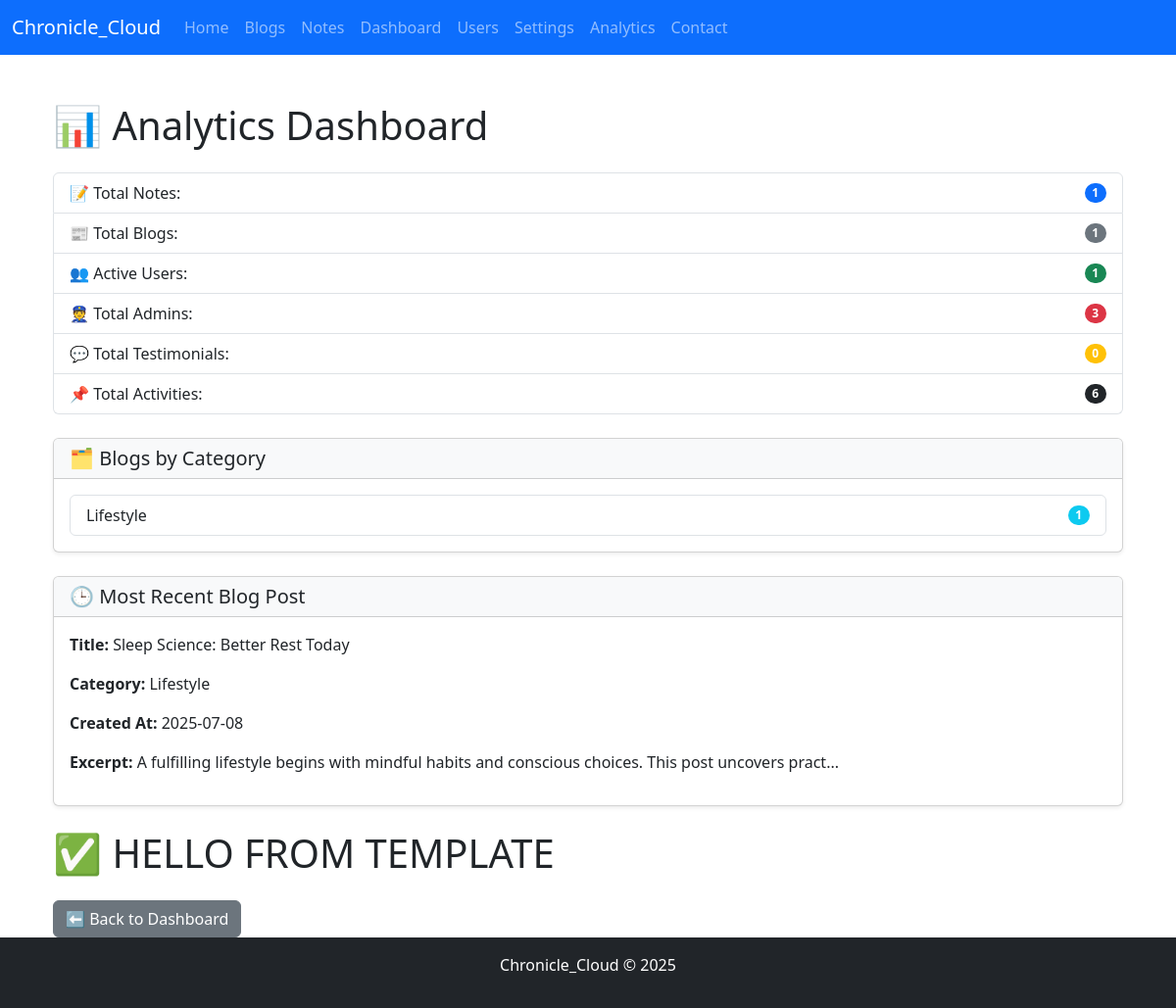
Page /admin/analytics (signed in) on the earlier database version.
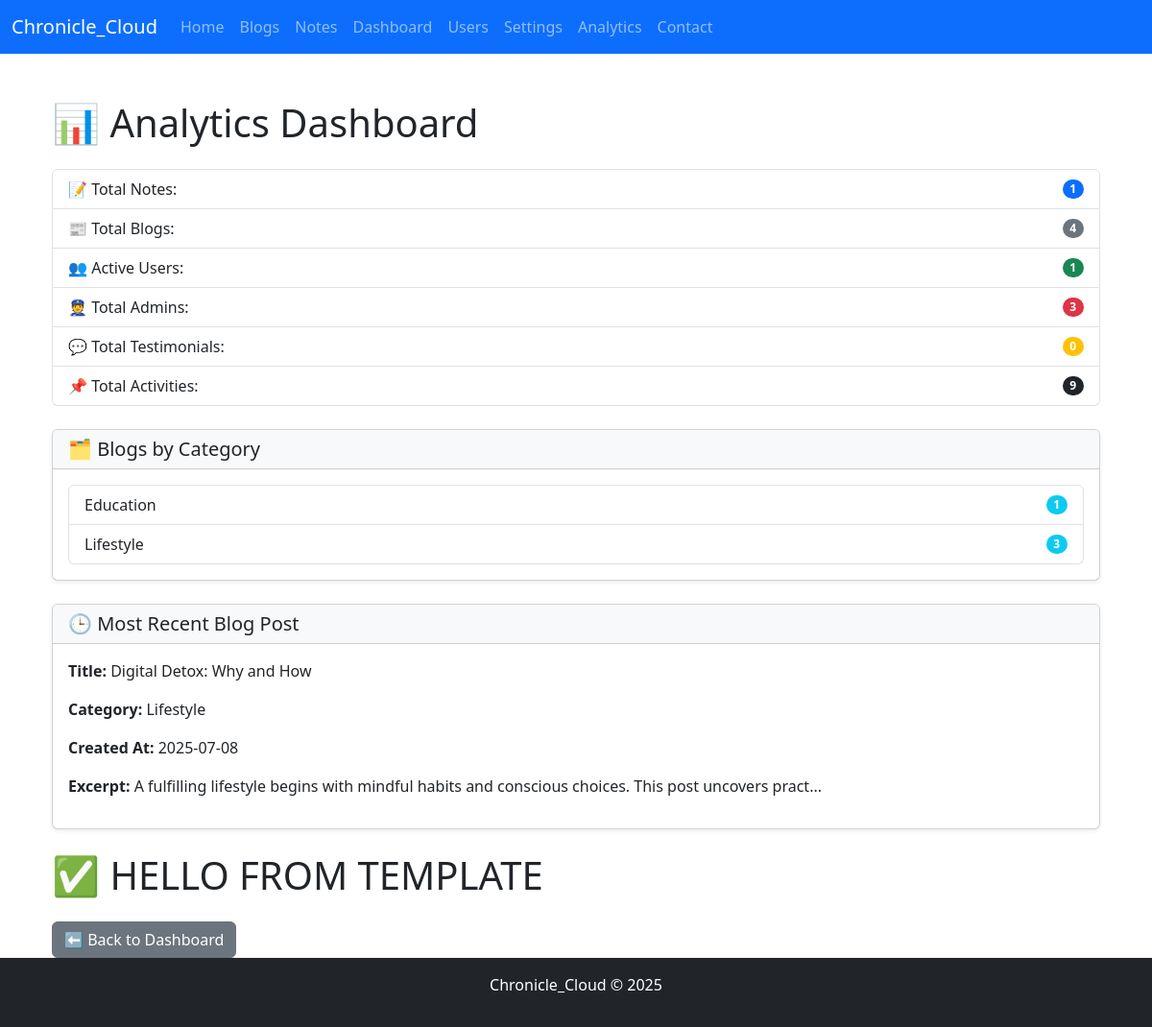
Same page on the later database version.
### app/models/blog.py (models this page shows, shortened)
class Blog(db.Model):
    __tablename__ = 'blogs'
    id = db.Column(db.Integer, primary_key=True)
    title = db.Column(db.String(100), nullable=False)
    category = db.Column(db.String(50))
    content = db.Column(db.Text, nullable=False)
    image_url = db.Column(db.String(255))
    user_id = db.Column(db.Integer, db.ForeignKey('users.id'), nullable=False)
    created_at = db.Column(db.DateTime, default=datetime.utcnow)
    due_date = db.Column(db.Date, nullable=True)
    image_filename = db.Column(db.String(255), nullable=True)
    notifications = db.relationship('Notification', back_populates='blog', cascade='all, delete', passive_deletes=True)  # ✅ Add this
    user = db.relationship('User', back_populates='blogs')  # ✅ Changed from 'author'

### app/routes/admin_routes.py (the view)
@admin_bp.route('/analytics')
@login_required
def analytics():
    if not current_user.is_admin():
        flash('Access denied.', 'danger')
        return redirect(url_for('admin.admin_login'))
    total_notes = Note.query.count()
    total_blogs = Blog.query.count()
    active_users = User.query.filter_by(role='user').count()
    total_admins = User.query.filter_by(role='admin').count()
    blogs_by_category = db.session.query(Blog.category, db.func.count(Blog.id)).group_by(Blog.category).all()
    notes_by_category = db.session.query(Note.category, db.func.count(Note.id)).group_by(Note.category).all()
    recent_blog = Blog.query.order_by(Blog.created_at.desc()).first()
    recent_note = Note.query.order_by(Note.created_at.desc()).first()
    testimonial_count = Testimonial.query.count()
    activity_count = Activity.query.count()
    return render_template('admin/analytics.html', data={
        "total_notes": total_notes,
        "total_blogs": total_blogs,
        "active_users": active_users,
        "total_admins": total_admins,
        "blogs_by_category": blogs_by_category,
        "notes_by_category": notes_by_category,
        "recent_blog": recent_blog,
        "recent_note": recent_note,
        "testimonial_count": testimonial_count,
        "activity_count": activity_count
    })

### app/__init__.py (called while the page is built)
@login_manager.user_loader
def load_user(user_id):
    from app.models.user import User
    return User.query.get(int(user_id))

### app/controllers/admin_controller.py (called while the page is built)
def get_settings():
    settings = Settings.query.first()
    if not settings:
        settings = Settings()
        db.session.add(settings)
        db.session.commit()
    return settings

### app/models/user.py (called while the page is built)
    def is_admin(self):
        return self.role == 'admin'

### app/templates/admin/analytics.html (shortened to what this page needs)
<!DOCTYPE html>
<html lang="en">
<head>
    <link rel="stylesheet" href="{{ url_for('static', filename='css/bootstrap.min.css') }}">
    <link rel="stylesheet" href="{{ url_for('static', filename='css/style.css') }}">
</head>
<body>
{% extends "layout.html" %}
{% block content %}
<div class="container mt-5">
    <h1 class="mb-4">📊 Analytics Dashboard</h1>
    <ul class="list-group mb-4">
        <li class="list-group-item d-flex justify-content-between align-items-center">
            📝 Total Notes:
            <span class="badge bg-primary rounded-pill">{{ data.total_notes }}</span>
        </li>
        <li class="list-group-item d-flex justify-content-between align-items-center">
            📰 Total Blogs:
            <span class="badge bg-secondary rounded-pill">{{ data.total_blogs }}</span>
        </li>
        <li class="list-group-item d-flex justify-content-between align-items-center">
            👥 Active Users:
            <span class="badge bg-success rounded-pill">{{ data.active_users }}</span>
        </li>
        <li class="list-group-item d-flex justify-content-between align-items-center">
            👮 Total Admins:
            <span class="badge bg-danger rounded-pill">{{ data.total_admins }}</span>
        </li>
      <li class="list-group-item d-flex justify-content-between align-items-center">
        💬 Total Testimonials:
        <span class="badge bg-warning rounded-pill">{{ data.testimonial_count }}</span>
    </li>
    <li class="list-group-item d-flex justify-content-between align-items-center">
        📌 Total Activities:
        <span class="badge bg-dark rounded-pill">{{ data.activity_count }}</span>
    </li>
    </ul>
    <div class="card mb-4 shadow-sm">
        <div class="card-header bg-light">
            <h5 class="mb-0">🗂️ Blogs by Category</h5>
        </div>
        <div class="card-body">
            {% if data.blogs_by_category %}
                <ul class="list-group">
                    {% for category, count in data.blogs_by_category %}
                        <li class="list-group-item d-flex justify-content-between align-items-center">
                            {{ category }}
                            <span class="badge bg-info rounded-pill">{{ count }}</span>
                        </li>
                    {% endfor %}
                </ul>
            {% else %}
                <p class="text-muted">No blog data available.</p>
            {% endif %}
        </div>
    </div>
    <div class="card mb-4 shadow-sm">
        <div class="card-header bg-light">
            <h5 class="mb-0">🕒 Most Recent Blog Post</h5>
        </div>
        <div class="card-body">
            {% if data.recent_blog %}
                <p><strong>Title:</strong> {{ data.recent_blog.title }}</p>
                <p><strong>Category:</strong> {{ data.recent_blog.category }}</p>
                <p><strong>Created At:</strong> {{ data.recent_blog.created_at.strftime('%Y-%m-%d') }}</p>
                <p><strong>Excerpt:</strong> {{ data.recent_blog.content[:100] }}...</p>
            {% else %}
                <p class="text-muted">No recent blog found.</p>
            {% endif %}
        </div>
    </div>
    <h1 class="mt-4">✅ HELLO FROM TEMPLATE</h1>
    <a href="{{ url_for('admin.admin_dashboard') }}" class="btn btn-secondary mt-3">⬅️ Back to Dashboard</a>
</div>
{% endblock %}

Differences in the rows shown:
no longer on this page (row unchanged): Blog: category "Lifestyle", id "1", recent_blog "Sleep Science: Better Rest Today", recent_blog.category "Lifestyle", recent_blog.created_at "2025-07-08", recent_blog "A fulfilling lifestyle begins with mindful habits and conscious choices. This post uncovers pract"
added Blog: category "Education", count "1"
added Blog: category "Lifestyle", id "3"
added Blog: recent_blog "Digital Detox: Why and How", recent_blog.category "Lifestyle", recent_blog.created_at "2025-07-08", recent_blog "A fulfilling lifestyle begins with mindful habits and conscious choices. This post uncovers pract"
Other differences:
{{ data.total_blogs }}: "1" → "4"
{{ data.activity_count }}: "6" → "9"
